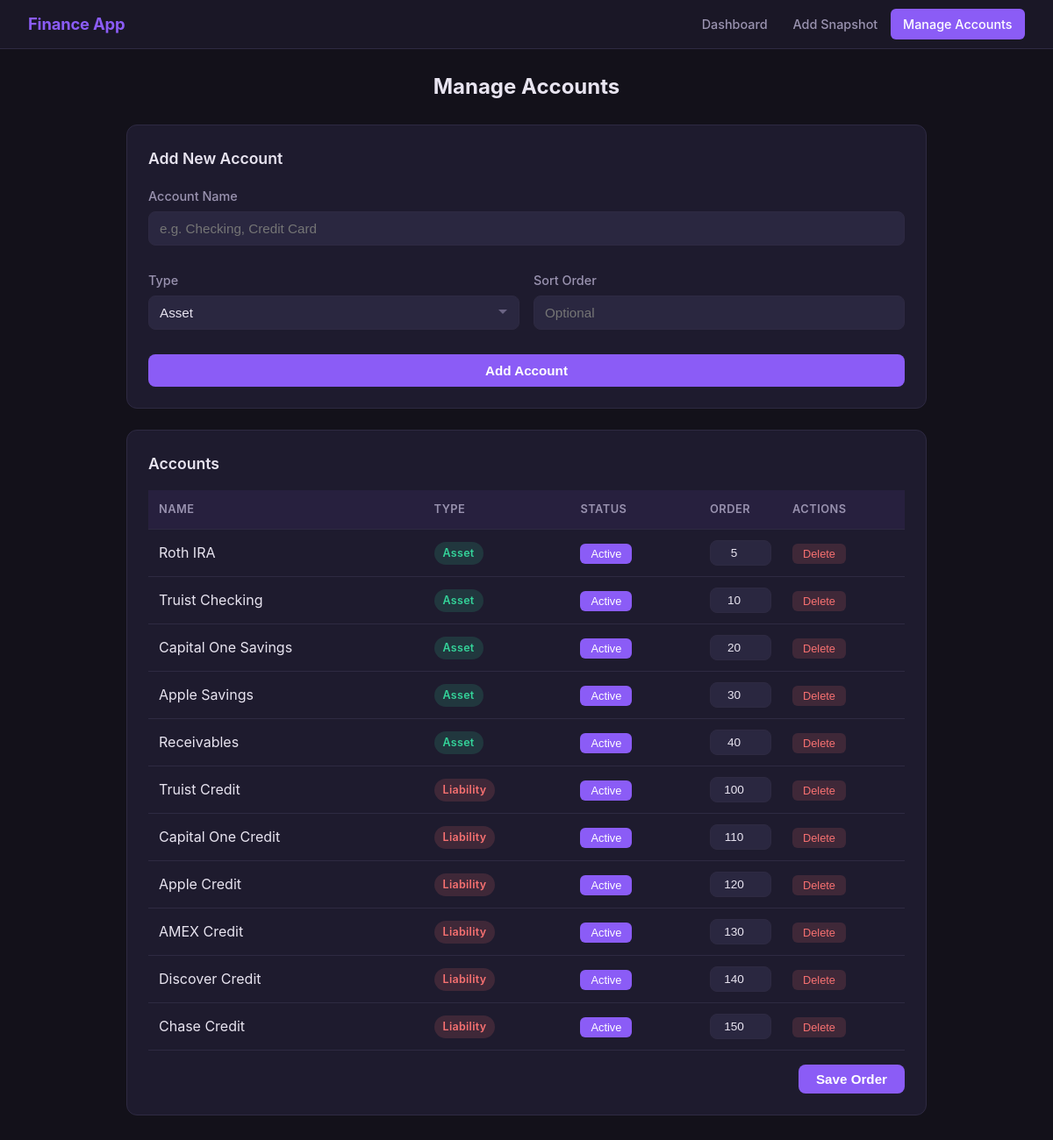
The app's page /manage_accounts.php with its own data.
### tables this page shows
CREATE TABLE accounts (
  id           INT AUTO_INCREMENT PRIMARY KEY,
  name         VARCHAR(100) NOT NULL,
  type         ENUM('Asset','Liability') NOT NULL,
  sort_order   INT
);

### db.php (called while the page is built, shortened)
<?php
function getInactiveAccountIds(PDO $pdo): array {
    $stmt = $pdo->prepare("SELECT setting_value FROM app_settings WHERE setting_key = 'inactive_accounts'");
    $stmt->execute();
    $val = $stmt->fetchColumn();
    if ($val === false || $val === '') return [];
    return array_map('intval', array_filter(explode(',', $val), fn($v) => $v !== ''));
}
?>

### manage_accounts.php (the view, shortened to what this page needs)
<?php
include 'db.php';
$inactive_ids = getInactiveAccountIds($pdo);
$accounts = $pdo->query("SELECT id, name, type, sort_order FROM accounts ORDER BY sort_order ASC, name ASC")->fetchAll(PDO::FETCH_ASSOC);
usort($accounts, function ($a, $b) use ($inactive_ids) {
    $a_inactive = in_array($a['id'], $inactive_ids) ? 1 : 0;
    $b_inactive = in_array($b['id'], $inactive_ids) ? 1 : 0;
    if ($a_inactive !== $b_inactive) return $a_inactive - $b_inactive;
    $a_sort = $a['sort_order'] ?? PHP_INT_MAX;
    $b_sort = $b['sort_order'] ?? PHP_INT_MAX;
    if ($a_sort !== $b_sort) return $a_sort - $b_sort;
    return strcmp($a['name'], $b['name']);
});
$active_page = 'manage_accounts';
$page_specific_css = 'manage_accounts.css';
include 'templates/header.php';
?>
<h1 class="page-title">Manage Accounts</h1>
<div class="form-container">
    <h2 style="margin-bottom: 16px;">Add New Account</h2>
    <form action="manage_accounts.php" method="POST">
        <div class="form-group">
            <label for="account_name">Account Name</label>
            <input type="text" id="account_name" name="account_name" placeholder="e.g. Checking, Credit Card" required>
        </div>
        <div class="form-row">
            <div class="form-group">
                <label for="account_type">Type</label>
                <select id="account_type" name="account_type" required>
                    <option value="Asset">Asset</option>
                </select>
            </div>
            <div class="form-group">
                <label for="sort_order">Sort Order</label>
                <input type="number" id="sort_order" name="sort_order" placeholder="Optional">
            </div>
        </div>
        <button type="submit" name="add_account">Add Account</button>
    </form>
</div>
<?php if (!empty($accounts)): ?>
<form action="manage_accounts.php" method="POST">
    <div class="card">
        <h2 style="margin-bottom: 16px;">Accounts</h2>
        <table>
            <thead>
                <tr>
                    <th>Name</th>
                    <th>Type</th>
                    <th>Status</th>
                    <th style="width: 90px;">Order</th>
                    <th style="width: 140px;">Actions</th>
                </tr>
            </thead>
            <tbody>
                <?php foreach ($accounts as $account):
                    $is_inactive = in_array($account['id'], $inactive_ids);
                ?>
                    <tr class="<?= $is_inactive ? 'inactive-row' : '' ?>">
                        <td data-label="Name"><?= htmlspecialchars($account['name']); ?></td>
                        <td data-label="Type">
                            <span class="type-badge <?= $account['type'] === 'Asset' ? 'badge-asset' : 'badge-liability' ?>">
                                <?= htmlspecialchars($account['type']); ?>
                            </span>
                        </td>
                        <td data-label="Status">
                            <form action="manage_accounts.php" method="POST" style="display:inline;">
                                <button type="submit" name="toggle_active" class="toggle-btn <?= $is_inactive ? 'toggle-inactive' : 'toggle-active' ?>">
                                    <?= $is_inactive ? 'Inactive' : 'Active' ?>
                                </button>
                            </form>
                        </td>
                        <td data-label="Order">
                            <input type="number" name="sort_orders_input[<?= $account['id']; ?>]"
                                value="<?= $account['sort_order'] !== null ? htmlspecialchars($account['sort_order']) : ''; ?>"
                                placeholder="--" class="sort-input">
                        </td>
                        <td class="actions-cell" data-label="Actions">
                            <form action="manage_accounts.php" method="POST" style="display:inline;">
                                <button type="submit" name="delete_account_action" class="delete-button"
                                    onclick="return confirm('Delete this account? If it has history, it will be deactivated instead.');">Delete</button>
                            </form>
                        </td>
                    </tr>
                <?php endforeach; ?>
            </tbody>
        </table>
        <div style="text-align: right; margin-top: 16px;">
            <button type="submit" name="update_sort_orders" style="width: auto; padding: 8px 20px;">Save Order</button>
        </div>
    </div>
</form>
<?php else: ?>
    <p style="text-align:center; color: var(--text-muted);">No accounts yet.</p>
<?php endif; ?>
<?php include 'templates/footer.php'; ?>

### templates/header.php (shortened to what this page needs)
<!DOCTYPE html>
<html lang="en">
<head>
    <link rel="stylesheet" href="css/common.css">
    <?php if (isset($page_specific_css)): ?>
        <link rel="stylesheet" href="css/<?php echo htmlspecialchars($page_specific_css); ?>"><?php endif; ?>
</head>
<body>
    <nav class="navbar">
        <span class="app-title">Finance App</span>
        <a href="index.php"
            class="<?php echo (isset($active_page) && $active_page === 'dashboard') ? 'active' : ''; ?>">Dashboard</a>
        <a href="add_snapshot.php"
            class="<?php echo (isset($active_page) && $active_page === 'add_snapshot') ? 'active' : ''; ?>">Add
            Snapshot</a>
        <a href="manage_accounts.php"
            class="<?php echo (isset($active_page) && $active_page === 'manage_accounts') ? 'active' : ''; ?>">Manage
            Accounts</a>
    </nav>
    <div class="container">

### templates/footer.php (shortened to what this page needs)
</div>
</body>
</html>

### css/common.css (style rules this page uses)
:root { --bg-body: #13111a; --bg-card: #1e1b2e; --bg-card-hover: #252238; --bg-input: #2a2740; --bg-nav: #1a1726; --border: #2e2a42; --border-focus: #8b5cf6; --accent: #8b5cf6; --accent-hover: #7c3aed; --accent-dim: rgba(139, 92, 246, 0.15); --text-primary: #e8e4f0; --text-secondary: #9a93b0; --text-muted: #6b6484; --green: #34d399; --green-dim: rgba(52, 211, 153, 0.15); --red: #f87171; --red-dim: rgba(248, 113, 113, 0.15); --red-hover: #ef4444; --yellow: #fbbf24; }
* { box-sizing: border-box; margin: 0; padding: 0; }
body { font-family: -apple-system, BlinkMacSystemFont, 'Segoe UI', Roboto, 'Helvetica Neue', Arial, sans-serif; background-color: var(--bg-body); color: var(--text-primary); line-height: 1.6; }
.navbar { background-color: var(--bg-nav); border-bottom: 1px solid var(--border); padding: 0 2rem; display: flex; align-items: center; height: 56px; }
.navbar .app-title { font-size: 1.15rem; font-weight: 700; margin-right: auto; color: var(--accent); letter-spacing: -0.01em; }
.navbar a { color: var(--text-secondary); text-decoration: none; padding: 0.4rem 0.9rem; border-radius: 6px; font-size: 0.9rem; font-weight: 500; transition: all 0.15s ease; }
.navbar a.active { color: #fff; background-color: var(--accent); }
.container { padding: 24px 24px 48px; margin: 0 auto; }
h1.page-title { text-align: center; color: var(--text-primary); margin-bottom: 24px; font-weight: 700; font-size: 1.5rem; }
h2 { color: var(--text-primary); font-weight: 600; font-size: 1.1rem; }
label { display: block; margin-bottom: 6px; font-weight: 500; color: var(--text-secondary); font-size: 0.9rem; }
input[type="text"], input[type="email"], input[type="password"], input[type="date"], input[type="number"], select { width: 100%; padding: 10px 12px; margin-bottom: 12px; font-size: 0.95rem; border: 1px solid var(--border); border-radius: 8px; background-color: var(--bg-input); color: var(--text-primary); transition: border-color 0.15s ease; }
button[type="submit"], button.btn-primary { background-color: var(--accent); color: white; padding: 10px 16px; border: none; border-radius: 8px; cursor: pointer; font-size: 0.95rem; font-weight: 600; width: 100%; transition: background-color 0.15s ease; }
.card { background-color: var(--bg-card); border: 1px solid var(--border); border-radius: 12px; padding: 24px; margin-bottom: 20px; }
table { width: 100%; border-collapse: collapse; }
th, td { text-align: left; padding: 12px; border-bottom: 1px solid var(--border); }
th { background-color: rgba(139, 92, 246, 0.08); color: var(--text-secondary); font-weight: 600; font-size: 0.8rem; text-transform: uppercase; letter-spacing: 0.5px; }
.form-container { background-color: var(--bg-card); border: 1px solid var(--border); padding: 24px; border-radius: 12px; margin-bottom: 24px; }
.form-group { margin-bottom: 16px; }

### css/manage_accounts.css (style rules this page uses)
.container { max-width: 960px; }
.form-row { display: flex; gap: 16px; }
.form-row .form-group { flex: 1; }
select { -webkit-appearance: none; -moz-appearance: none; appearance: none; background-repeat: no-repeat; background-position: right 12px center; padding-right: 32px; }
.type-badge { display: inline-block; padding: 3px 10px; border-radius: 20px; font-size: 0.78rem; font-weight: 600; letter-spacing: 0.3px; }
.badge-asset { background-color: var(--green-dim); color: var(--green); }
.badge-liability { background-color: var(--red-dim); color: var(--red); }
.toggle-btn { padding: 4px 12px !important; border: none !important; border-radius: 6px !important; font-size: 0.8rem !important; font-weight: 500 !important; cursor: pointer; transition: all 0.15s ease; width: auto !important; }
.toggle-active { background-color: var(--green-dim); color: var(--green); }
.sort-input { width: 70px !important; padding: 6px 8px !important; margin-bottom: 0 !important; text-align: center; font-size: 0.85rem !important; }
.delete-button { background-color: var(--red-dim) !important; color: var(--red) !important; padding: 4px 12px !important; border: none !important; border-radius: 6px !important; font-size: 0.8rem !important; font-weight: 500 !important; cursor: pointer; width: auto !important; transition: background-color 0.15s ease; }
table { background-color: transparent; border-radius: 0; box-shadow: none; overflow: visible; }
.actions-cell form { display: inline-block; margin: 0; }

### records on screen
accounts: name "Roth IRA", type "Asset", shows "Active", sort_order "5"
accounts: name "Truist Checking", type "Asset", shows "Active", sort_order "10"
accounts: name "Capital One Savings", type "Asset", shows "Active", sort_order "20"
accounts: name "Apple Savings", type "Asset", shows "Active", sort_order "30"
accounts: name "Receivables", type "Asset", shows "Active", sort_order "40"
accounts: name "Truist Credit", type "Liability", shows "Active", sort_order "100"
accounts: name "Capital One Credit", type "Liability", shows "Active", sort_order "110"
accounts: name "Apple Credit", type "Liability", shows "Active", sort_order "120"
accounts: name "AMEX Credit", type "Liability", shows "Active", sort_order "130"
accounts: name "Discover Credit", type "Liability", shows "Active", sort_order "140"
accounts: name "Chase Credit", type "Liability", shows "Active", sort_order "150"
